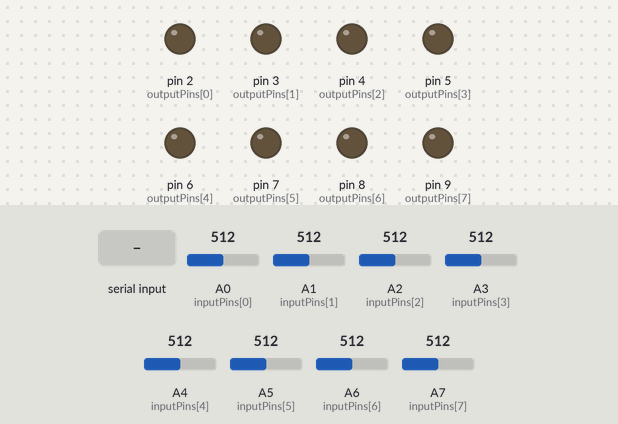
The sketch below on a simulated Arduino Uno, built with avr-gcc and run on an emulated ATmega328P. Parts: output pins drawn as LEDs (lit = HIGH). Inputs (shaded band) come from the test bench; at power-on: A0 (inputPins[0]) = 512, A1 (inputPins[1]) = 512, A2 (inputPins[2]) = 512, A3 (inputPins[3]) = 512, A4 (inputPins[4]) = 512, A5 (inputPins[5]) = 512, A6 (inputPins[6]) = 512, A7 (inputPins[7]) = 512. What the sketch prints to the serial monitor is not drawn.

Above: at 1.2 s.
1.3 s: "1" received over Serial
At 2.5 s:
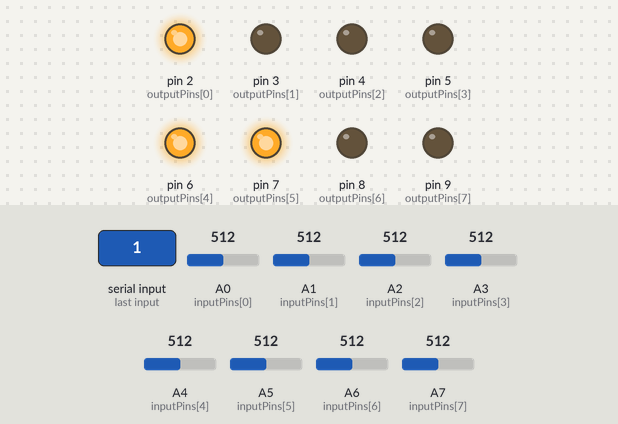
2.8 s: "0" received over Serial
At 3.8 s:
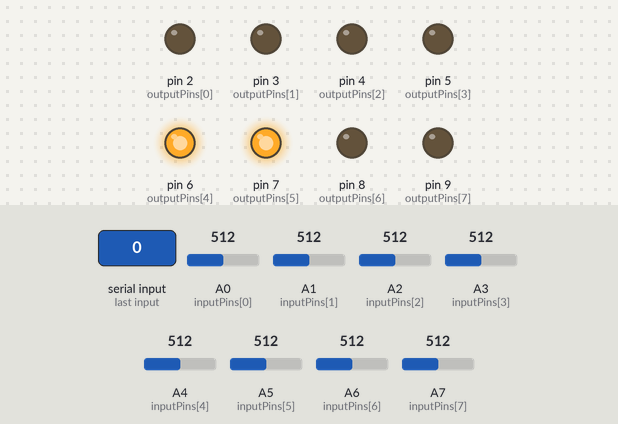
4.3 s: "2" received over Serial
At 5.0 s:
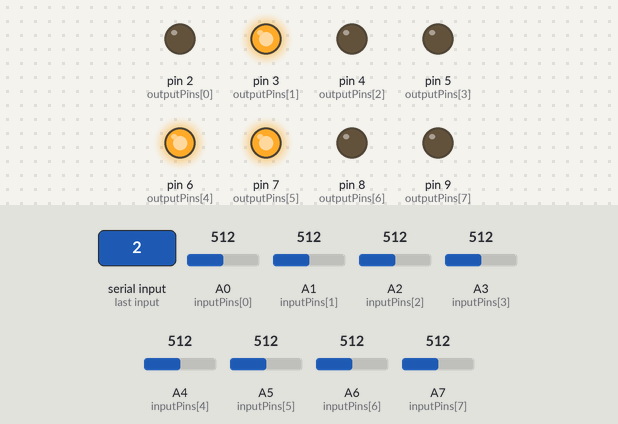
5.8 s: A0 (inputPins[0]) set to 525
7.9 s: A1 (inputPins[1]) set to 530
10.0 s: A2 (inputPins[2]) set to 529
Timing chart, 0 to 13.0 s (numbered marks = the images above; inputs shaded):
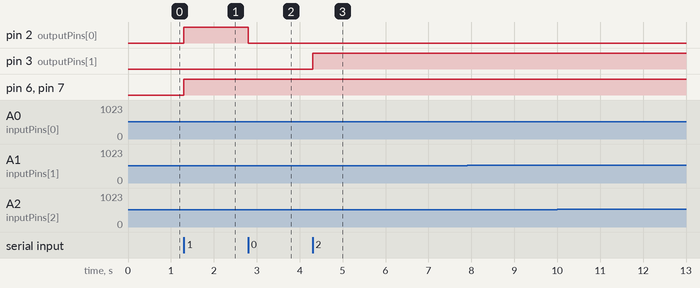

Measured:
- after the input at 1.3 s, pin 2 (outputPins[0]), pin 6 (outputPins[4]), pin 7 (outputPins[5]): LOW → HIGH at once
- after the input at 2.8 s, pin 2 (outputPins[0]): HIGH → LOW at once
- after the input at 4.3 s, pin 3 (outputPins[1]): LOW → HIGH at once
- after the input at 5.8 s, every drawn part: stays the same
- after the input at 7.9 s, every drawn part: stays the same
- after the input at 10.0 s, every drawn part: stays the same

The sketch:

Firmware.ino
```cpp
// (licence header left out)
///// Configuracion (leer) /////
//#define UNO true // Descomentar para programar Arduino UNO
//#define BTOOTH true // Descomentar para usar bluetooth
//#define BTOOTH_CONFIG true // Descomentar para configurar modulo bluetooth (para la primera vez)
#define SAMPLE_PERIOD 50 // Periodo de muestreo pines de entrada (ms)
#define BAUD_N 57600 // Baudrate de puerto serie nativo
#ifdef BTOOTH
  #define BAUD_B 9600 // Baudrate de puerto serie bluetooth (softwareserial)
#endif
///// Fin configuracion /////


#ifdef BTOOTH
  #include <SoftwareSerial.h>
  SoftwareSerial Btooth(10, 11); // RX, TX
#endif

const char mask[8] = { 0x01, 0x02, 0x04, 0x08, 0x10, 0x20, 0x40, 0x80 }; // Mascaras para comparar bit por bit
unsigned long previousMillis = 0; // Instante de muestreo
const int outputPins[8] = {2,3,4,5,6,7,8,9}; // Pines de salida (Igual para UNO y NANO)

#ifdef UNO // Uno y Nano emplean distintos pines
  const int inputPins[8] = {11,10,A0,A1,A2,A3,A4,A5}; // Pines de entrada para Arduino UNO
#else
  const int inputPins[8] = {A0,A1,A2,A3,A4,A5,A6,A7}; // Pines de entrada para Arduino NANO
#endif


void setup() {
  Serial.begin(BAUD_N);

  #ifdef BTOOTH
    Btooth.begin(BAUD_B);
  #endif

  // Modos de pines
  for (int k = 0; k < 8; k++){
    pinMode(inputPins[k],INPUT);
    pinMode(outputPins[k],OUTPUT);
  }

  // Configuracion del modulo BLE
  #ifdef BTOOTH_CONFIG
    delay(1000);
    Btooth.println("AT");
    delay(200);
    Btooth.println("AT+ROLE0"); // Slave
    delay(200);
    Btooth.println("AT+UUID0xFFE0"); // UUID
    delay(200);
    Btooth.println("AT+CHAR0xFFE1"); // Characteristic
    delay(200);
    Btooth.println("AT+NAMEProbador"); // Name
    delay(200);
  #endif
}

void updateOutputs(char r){ // Escribir el valor de r en los pines de salida
  for (int k = 0; k < 8; k++) // TODO: Reemplazar este metodo por escritura directa del registro
    digitalWrite(outputPins[k], r & mask[k]); // Actualizar estado
}

char updateInputs(){ // Leer pines de entrada y retornar valor en char
  char s = 0x00;
  for(int k = 0; k < 8; k++) // TODO: Reemplazar este metodo por lectura directa del puerto
    s |= ((int) analogRead(inputPins[7-k]) > 512) << k; // A6 y A7 no soportan digitalRead()
  return (s & 0xFF);
}

void loop() {
  if (Serial.available()) { // Al recibir caracter, actualizar salidas
    char r = Serial.read(); // Cada catacter tiene los 8 bit para escribir en salidas
    updateOutputs(r);
  }

  #ifdef BTOOTH
    if (Btooth.available()) { // Al recibir caracter, actualizar salidas
      char r = Btooth.read();
      updateOutputs(r);
    }
  #endif

  if (millis() - previousMillis >= SAMPLE_PERIOD) { // Fijar frecuencia de muestreo
    previousMillis = millis();
    char s = updateInputs(); // Leer entradas
    Serial.write(s); // Mandar por serie
    #ifdef BTOOTH
      Btooth.write(s); // Mandar por bluetooth
    #endif
  }
}
```
